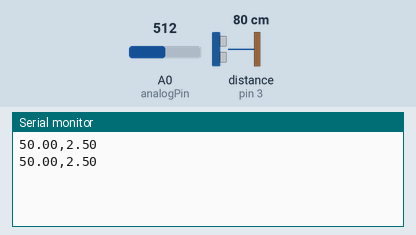
Simulated run of this sketch. Board: Arduino Uno, built with avr-gcc and run on an emulated ATmega328P. On the bench: the last lines printed to the serial monitor. Wiring (inferred from the names in the program): ultrasonic range finder: trigger pin 2; echo pin 3. The test bench sets the inputs (shaded band); at power-on: distance to the obstacle (sensor on pin 3) 80 cm, A0 (analogPin) = 512. The echo pulse lasts 58.3 µs per cm.

Above: at 1.8 s.
1.9 s: distance to the obstacle (sensor on pin 3) set to 2 cm
At 2.8 s:
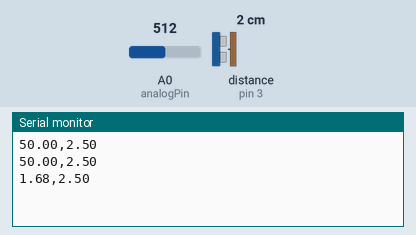
3.4 s: A0 (analogPin) set to 716
At 4.4 s:
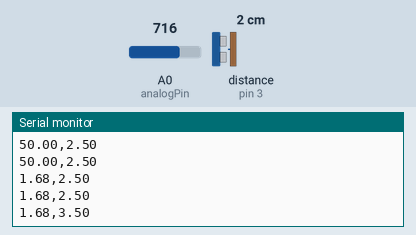
4.9 s: distance to the obstacle (sensor on pin 3) set to 4 cm
At 5.8 s:
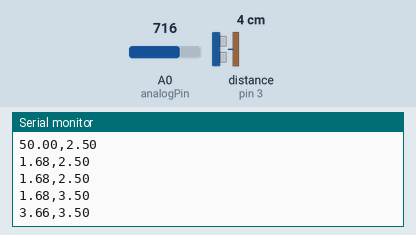
6.4 s: A0 (analogPin) set to 900
At 7.8 s:
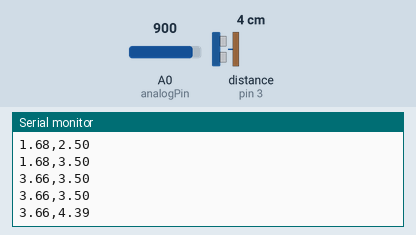
Timing chart, 0 to 8.9 s (numbered marks = the images above; inputs shaded):
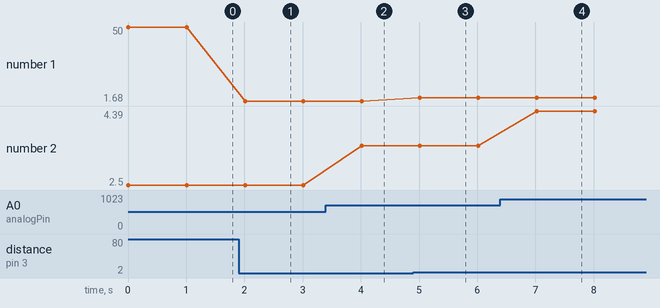

The sketch:

ultrasonikdanbatre.ino
```cpp
#define trigPin 2
#define echoPin 3
const int analogPin = A0;  // Pin ADC
float vIn = 0.0;           // Tegangan input


long duration;
float distance;

void setup() {
  pinMode(trigPin, OUTPUT);
  pinMode(echoPin, INPUT);
  Serial.begin(9600); // Inisialisasi komunikasi serial
}

void loop() {
  // Kirim sinyal ultrasonik
  digitalWrite(trigPin, LOW);
  delayMicroseconds(2);
  digitalWrite(trigPin, HIGH);
  delayMicroseconds(10);
  digitalWrite(trigPin, LOW);

  // Baca nilai ADC dari pin analog
  int adcValue = analogRead(analogPin);
  vIn = (adcValue * 5.0) / 1024.0; // Mengkonversi nilai ADC ke tegangan

  // Baca sinyal pantulan
  duration = pulseIn(echoPin, HIGH);
  distance = (duration * 0.034) / 2; // Menghitung jarak dalam cm
  if (distance > 50) {
    distance = 50;
  }

  // Kirim jarak dan tegangan baterai ke serial dalam satu baris dengan delimiter
  Serial.print(distance);
  Serial.print(",");
  Serial.println(vIn);

  // Tunggu 1 detik sebelum pengukuran berikutnya
  delay(1000);
}
```

Measured:
- after the input at 1.9 s, the serial monitor: prints a new line after 0.11 s (image 1)
- after the input at 3.4 s, the serial monitor: prints a new line after 0.62 s (image 2)
- after the input at 4.9 s, the serial monitor: prints a new line after 0.12 s (image 3)
- after the input at 6.4 s, the serial monitor: prints a new line after 0.62 s (image 4)
- plotted number 1: 50 → 1.68 after the input at 1.9 s, 1.68 → 3.66 after the input at 4.9 s
- plotted number 2: 2.5 → 3.5 after the input at 3.4 s, 3.5 → 4.39 after the input at 6.4 s
